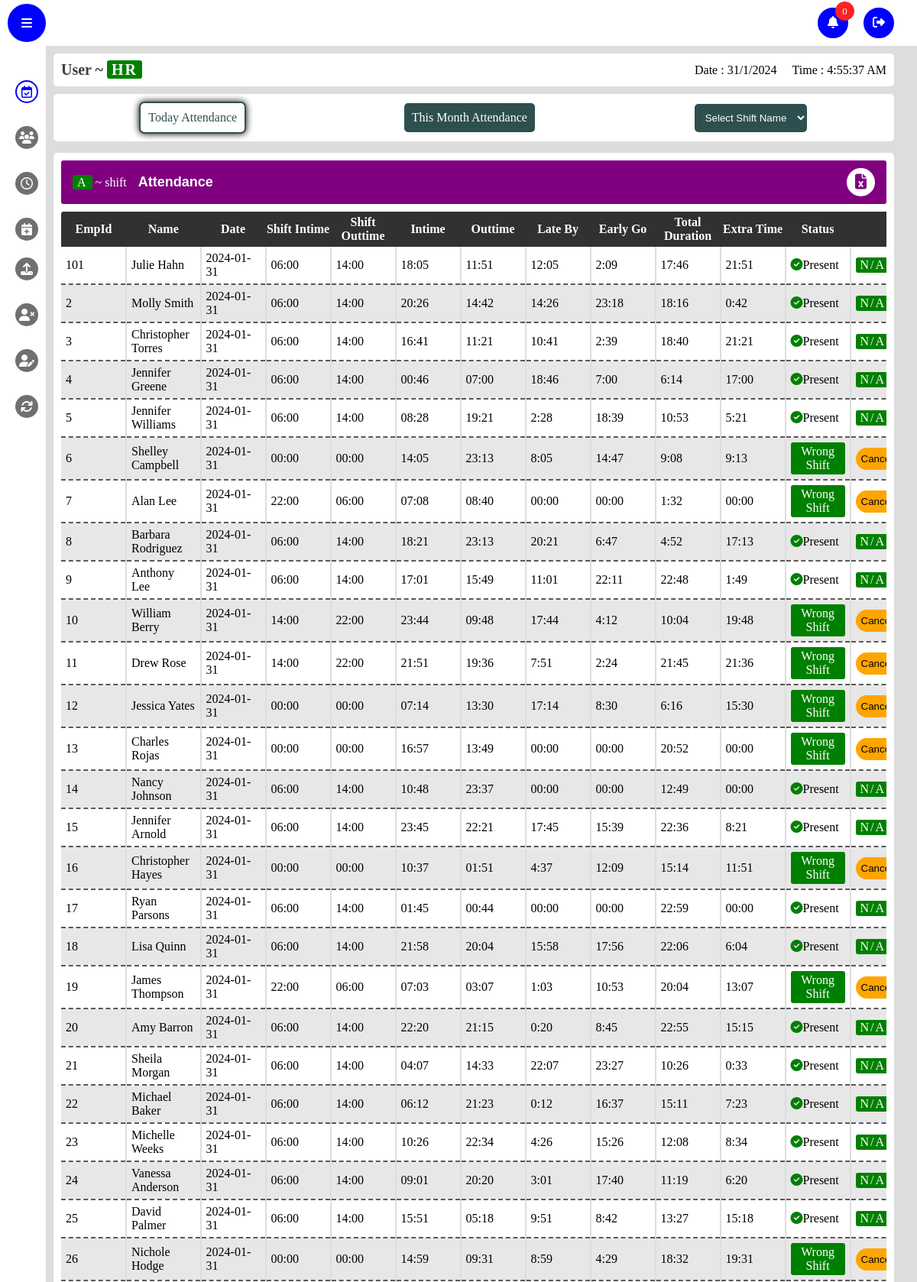
The app's page / (signed in, upper part) with its own data.
### app/models.py (models this page shows)
class Attendance(db.Model,UserMixin):
    id=db.Column(db.Integer,primary_key=True)
    date = db.Column(db.DateTime(timezone=True), default=func.now())
    emp_id = db.Column(db.Integer, db.ForeignKey('emp_login.id'))
    name = db.Column(db.String(150), nullable=False)
    attendance =db.Column(db.String(150))
    wages_per_Day=db.Column(db.String(150))
    inTime=db.Column(db.String(150))
    outTime=db.Column(db.String(150))
    overtime=db.Column(db.String(150),default='00:00')
    employee = db.relationship('Emp_login', back_populates='attendances')
    shiftType=db.Column(db.String(150))
    shiftIntime = db.Column(db.String(150))
    shift_Outtime = db.Column(db.String(150))
    TotalDuration=db.Column(db.String(150))
    lateBy=db.Column(db.String(150))
    earlyGoingBy=db.Column(db.String(150))
    punchRecords=db.Column(db.String(150))

### app/views.py (the view)
@views.route('/',methods=['POST','GET'])
@login_required
def admin():
    print(current_user.role)
    if current_user.role == 'employee':
        return redirect(url_for('auth.logout'))
    else :
        current_date = datetime.now().strftime('%Y-%m-%d')
        employee_attendance = Attendance.query.filter(func.DATE(Attendance.date) == current_date).all()
        emp_login=Emp_login.query.order_by(Emp_login.emp_id).all()
        late_permission=late.query.order_by(late.date).all()
        leave_permission=leave.query.order_by(leave.date).all()
        notification=notifications.query.order_by(notifications.timestamp).all()
        print("notification : ",notification)
    return render_template('admin.html',emp_login=emp_login, notification=notification, attendance=employee_attendance, late_permission=late_permission, leave_permission=leave_permission)

### app/templates/admin.html (shortened to what this page needs)
{% extends "base_admin.html" %} {% block title %} Employee {% endblock %} {%
block content %}
<link rel="stylesheet" href="static/css/attendance.css" />
<menu class="table-menu" style="display: flex">
  <ul class="btn-container">
    <a href="/today_attendance" class="tag-btn click active"
      >Today Attendance</a
    >
    <a href="/month_attendance" class="tag-btn click">This Month Attendance</a>
    <select name="shift" id="shift" class="tag-btn">
      <option value="">Select Shift Name</option>
    </select>
  </ul>
</menu>
<section class="frame today-attendance" style="display: flex">
  <div class="inner-frame">
    <div class="frame-header">
      <div class="frame-details currentShift">
        <p class="shift name"><span class="tag">A</span> ~ shift</p>
        <p class="frame-name">Attendance</p>
      </div>
      <div class="frame-options">
        <button type="button" class="download">
          <i class="fas fa-file-excel"></i>
        </button>
      </div>
    </div>
    <div class="frame-body">
      <table class="today-attendance-table">
        <thead>
          <tr class="tablehead">
            <th>EmpId</th>
            <th>Name</th>
            <th>Date</th>
            <th>Shift Intime</th>
            <th>Shift Outtime</th>
            <th>Intime</th>
            <th>Outtime</th>
            <th>Late By</th>
            <th>Early Go</th>
            <th>Total Duration</th>
            <th>Extra Time</th>
            <th>Status</th>
            <th>Action</th>
          </tr>
        </thead>
        <tbody class="tableBody">
          {% if attendance %} {% for attendance in attendance %}
          <tr data-shift="{{attendance.shiftType}}">
            <td class="id">{{attendance.emp_id }}</td>
            <td class="name">{{attendance.name}}</td>
            <td>{{attendance.date.date()}}</td>
            <td>{{attendance.shiftIntime}}</td>
            <td>{{attendance.shift_Outtime}}</td>
            <td class="intime">{{attendance.inTime}}</td>
            <td class="outtime">{{attendance.outTime}}</td>
            <td>{{attendance.lateBy}}</td>
            <td>{{attendance.earlyGoingBy}}</td>
            <td>{{attendance.TotalDuration}}</td>
            <td class="extra">{{attendance.overtime}}</td>
            <td class="status">
              {% if attendance.attendance == "Present"%}<i
                class="fas fa-check-circle"
              ></i
              >Present {% elif attendance.attendance == "O.T"%}<i
                class="fas fa-check-circle"
              ></i
              >OT {% elif attendance.attendance == "Wrong Shift"%}<i
                class="fas fa-times-circle"
              ></i
              >Wrong Shift {% else %}<i class="fas fa-times-circle"></i>
              Absent{% endif %}
            </td>
            <td class="action">
              <p class="tag">N/A</p>
            </td>
          </tr>
          {% endfor %} {% endif %}
        </tbody>
      </table>
    </div>
  </div>
</section>
{% endblock %}

### app/static/css/style.css (style rules this page uses)
* { margin: 0; padding: 0; box-sizing: border-box; list-style: none; text-decoration: none; }
table { width: -webkit-fill-available; }
body { background: #ddd; }
.tag { padding: 1px 6px; background: green; color: #ffffff; border-radius: 3px; letter-spacing: 2px; }
.frame { margin-top: 15px; padding: 10px; width: 100%; background: #ffffff; min-height: 77vh; border-radius: 5px; }
.inner-frame { width: 100%; height: 100%; }
option { padding: 10px; }

### app/static/css/late.css (style rules this page uses)
table { border-collapse: collapse; border-radius: 3px; overflow: hidden; width: -webkit-fill-available; }
table thead { background: #585858; color: #fff; }
td, th { min-width: 75px; }
td { border-bottom: 2px dashed #585858; }

### app/static/css/attendance.css (style rules this page uses)
.frame-header { width: 100%; display: flex; align-items: center; justify-content: space-between; padding: 10px 15px; background: #800080; color: #fff; border-radius: 3px; }
.frame-details { display: flex; align-items: center; gap: 15px; }
.frame-name { font-family: sans-serif; font-weight: 700; font-size: 18px; display: flex; align-items: center; gap: 10px; }
.frame-options { display: flex; align-items: center; gap: 10px; }
.download, .grid, .list { width: 37px; height: 37px; border-radius: 50%; background: #fff; color: #800080; font-size: 20px; border: 2px solid #fff; cursor: pointer; transition: all 0.3s; }
.attendance-table, .today-attendance-table { width: 100%; max-height: 100%; border-collapse: collapse; margin-top: 10px; border-radius: 3px; overflow: hidden; }
.attendance-table .thead, .today-attendance-table thead { padding: 5px 0; background: #313131; color: #fff; }
td, th { min-width: 30px; text-align: center; padding: 5px 0; }
.today-attendance-table thead tr th { min-width: 85px; }
.today-attendance-table .tableBody td { border-right: 2px solid #ddd; }
.today-attendance-table td { text-align: left; padding: 6px; }
tr:nth-child(even) { background: #e7e7e7; }
.fas.fa-check-circle { color: green; }
.frame-body { max-width: 100%; overflow-x: scroll; }
.btn-container { margin-top: 10px; padding: 10px 15px; display: flex; align-items: center; flex-wrap: wrap; justify-content: space-around; gap: 10px; width: 100%; background: #fff; border-radius: 5px; }
.tag-btn { padding: 10px; border-radius: 7px; border: 2px solid; background: #2e4f4f; color: #fff; cursor: pointer; transition: all 0.5s; outline: none; }
.tag-btn.active, .tag-btn:focus { box-shadow: 0px 0px 10px #000; background: #fff; color: #2e4f4f; }
.today-attendance-table tbody tr { position: relative; }
.today-attendance-table tbody td { position: relative; }

### records on screen
Attendance: emp_id "101", name "Julie Hahn", date "2024-01-31", shiftIntime "06:00", shift_Outtime "14:00", inTime "18:05", outTime "11:51", lateBy "12:05", earlyGoingBy "2:09", TotalDuration "17:46", overtime "21:51", attendance "Present" (drawn)
Attendance: emp_id "2", name "Molly Smith", date "2024-01-31", shiftIntime "06:00", shift_Outtime "14:00", inTime "20:26", outTime "14:42", lateBy "14:26", earlyGoingBy "23:18", TotalDuration "18:16", overtime "0:42", attendance "Present" (drawn)
Attendance: emp_id "3", name "Christopher Torres", date "2024-01-31", shiftIntime "06:00", shift_Outtime "14:00", inTime "16:41", outTime "11:21", lateBy "10:41", earlyGoingBy "2:39", TotalDuration "18:40", overtime "21:21", attendance "Present" (drawn)
Attendance: emp_id "4", name "Jennifer Greene", date "2024-01-31", shiftIntime "06:00", shift_Outtime "14:00", inTime "00:46", outTime "07:00", lateBy "18:46", earlyGoingBy "7:00", TotalDuration "6:14", overtime "17:00", attendance "Present" (drawn)
Attendance: emp_id "5", name "Jennifer Williams", date "2024-01-31", shiftIntime "06:00", shift_Outtime "14:00", inTime "08:28", outTime "19:21", lateBy "2:28", earlyGoingBy "18:39", TotalDuration "10:53", overtime "5:21", attendance "Present" (drawn)
Attendance: emp_id "6", name "Shelley Campbell", date "2024-01-31", shiftIntime "00:00", shift_Outtime "00:00", inTime "14:05", outTime "23:13", lateBy "8:05", earlyGoingBy "14:47", TotalDuration "9:08", overtime "9:13"
Attendance: emp_id "7", name "Alan Lee", date "2024-01-31", shiftIntime "22:00", shift_Outtime "06:00", inTime "07:08", outTime "08:40", lateBy "00:00", earlyGoingBy "00:00", TotalDuration "1:32", overtime "00:00"
Attendance: emp_id "8", name "Barbara Rodriguez", date "2024-01-31", shiftIntime "06:00", shift_Outtime "14:00", inTime "18:21", outTime "23:13", lateBy "20:21", earlyGoingBy "6:47", TotalDuration "4:52", overtime "17:13", attendance "Present" (drawn)
Attendance: emp_id "9", name "Anthony Lee", date "2024-01-31", shiftIntime "06:00", shift_Outtime "14:00", inTime "17:01", outTime "15:49", lateBy "11:01", earlyGoingBy "22:11", TotalDuration "22:48", overtime "1:49", attendance "Present" (drawn)
Attendance: emp_id "10", name "William Berry", date "2024-01-31", shiftIntime "14:00", shift_Outtime "22:00", inTime "23:44", outTime "09:48", lateBy "17:44", earlyGoingBy "4:12", TotalDuration "10:04", overtime "19:48"
Attendance: emp_id "11", name "Drew Rose", date "2024-01-31", shiftIntime "14:00", shift_Outtime "22:00", inTime "21:51", outTime "19:36", lateBy "7:51", earlyGoingBy "2:24", TotalDuration "21:45", overtime "21:36"
Attendance: emp_id "12", name "Jessica Yates", date "2024-01-31", shiftIntime "00:00", shift_Outtime "00:00", inTime "07:14", outTime "13:30", lateBy "17:14", earlyGoingBy "8:30", TotalDuration "6:16", overtime "15:30"
Attendance: emp_id "13", name "Charles Rojas", date "2024-01-31", shiftIntime "00:00", shift_Outtime "00:00", inTime "16:57", outTime "13:49", lateBy "00:00", earlyGoingBy "00:00", TotalDuration "20:52", overtime "00:00"
Attendance: emp_id "14", name "Nancy Johnson", date "2024-01-31", shiftIntime "06:00", shift_Outtime "14:00", inTime "10:48", outTime "23:37", lateBy "00:00", earlyGoingBy "00:00", TotalDuration "12:49", overtime "00:00", attendance "Present" (drawn)
Attendance: emp_id "15", name "Jennifer Arnold", date "2024-01-31", shiftIntime "06:00", shift_Outtime "14:00", inTime "23:45", outTime "22:21", lateBy "17:45", earlyGoingBy "15:39", TotalDuration "22:36", overtime "8:21", attendance "Present" (drawn)
Attendance: emp_id "16", name "Christopher Hayes", date "2024-01-31", shiftIntime "00:00", shift_Outtime "00:00", inTime "10:37", outTime "01:51", lateBy "4:37", earlyGoingBy "12:09", TotalDuration "15:14", overtime "11:51"
Attendance: emp_id "17", name "Ryan Parsons", date "2024-01-31", shiftIntime "06:00", shift_Outtime "14:00", inTime "01:45", outTime "00:44", lateBy "00:00", earlyGoingBy "00:00", TotalDuration "22:59", overtime "00:00", attendance "Present" (drawn)
Attendance: emp_id "18", name "Lisa Quinn", date "2024-01-31", shiftIntime "06:00", shift_Outtime "14:00", inTime "21:58", outTime "20:04", lateBy "15:58", earlyGoingBy "17:56", TotalDuration "22:06", overtime "6:04", attendance "Present" (drawn)
Attendance: emp_id "19", name "James Thompson", date "2024-01-31", shiftIntime "22:00", shift_Outtime "06:00", inTime "07:03", outTime "03:07", lateBy "1:03", earlyGoingBy "10:53", TotalDuration "20:04", overtime "13:07"
Attendance: emp_id "20", name "Amy Barron", date "2024-01-31", shiftIntime "06:00", shift_Outtime "14:00", inTime "22:20", outTime "21:15", lateBy "0:20", earlyGoingBy "8:45", TotalDuration "22:55", overtime "15:15", attendance "Present" (drawn)
Attendance: emp_id "21", name "Sheila Morgan", date "2024-01-31", shiftIntime "06:00", shift_Outtime "14:00", inTime "04:07", outTime "14:33", lateBy "22:07", earlyGoingBy "23:27", TotalDuration "10:26", overtime "0:33", attendance "Present" (drawn)
Attendance: emp_id "22", name "Michael Baker", date "2024-01-31", shiftIntime "06:00", shift_Outtime "14:00", inTime "06:12", outTime "21:23", lateBy "0:12", earlyGoingBy "16:37", TotalDuration "15:11", overtime "7:23", attendance "Present" (drawn)
Attendance: emp_id "23", name "Michelle Weeks", date "2024-01-31", shiftIntime "06:00", shift_Outtime "14:00", inTime "10:26", outTime "22:34", lateBy "4:26", earlyGoingBy "15:26", TotalDuration "12:08", overtime "8:34", attendance "Present" (drawn)
Attendance: emp_id "24", name "Vanessa Anderson", date "2024-01-31", shiftIntime "06:00", shift_Outtime "14:00", inTime "09:01", outTime "20:20", lateBy "3:01", earlyGoingBy "17:40", TotalDuration "11:19", overtime "6:20", attendance "Present" (drawn)
Attendance: emp_id "25", name "David Palmer", date "2024-01-31", shiftIntime "06:00", shift_Outtime "14:00", inTime "15:51", outTime "05:18", lateBy "9:51", earlyGoingBy "8:42", TotalDuration "13:27", overtime "15:18", attendance "Present" (drawn)
Attendance: emp_id "26", name "Nichole Hodge", date "2024-01-31", shiftIntime "00:00", shift_Outtime "00:00", inTime "14:59", outTime "09:31", lateBy "8:59", earlyGoingBy "4:29", TotalDuration "18:32", overtime "19:31"
